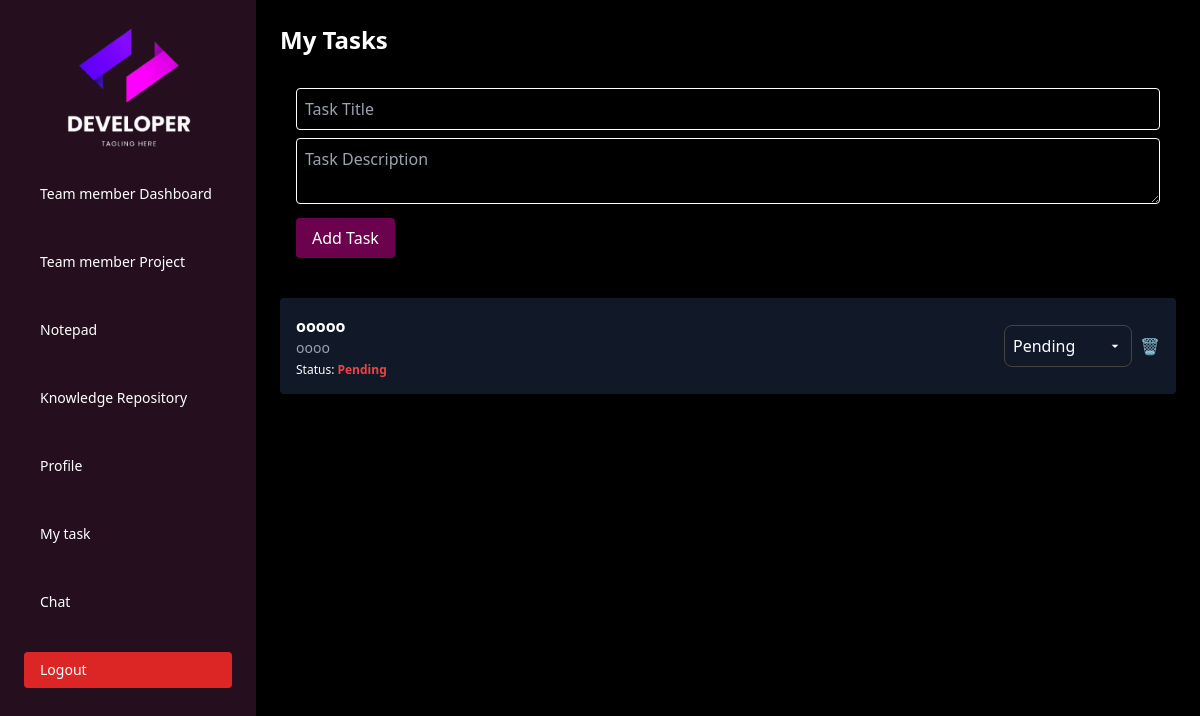
/teammember_task/ (signed in), run on an earlier commit of the app's database.
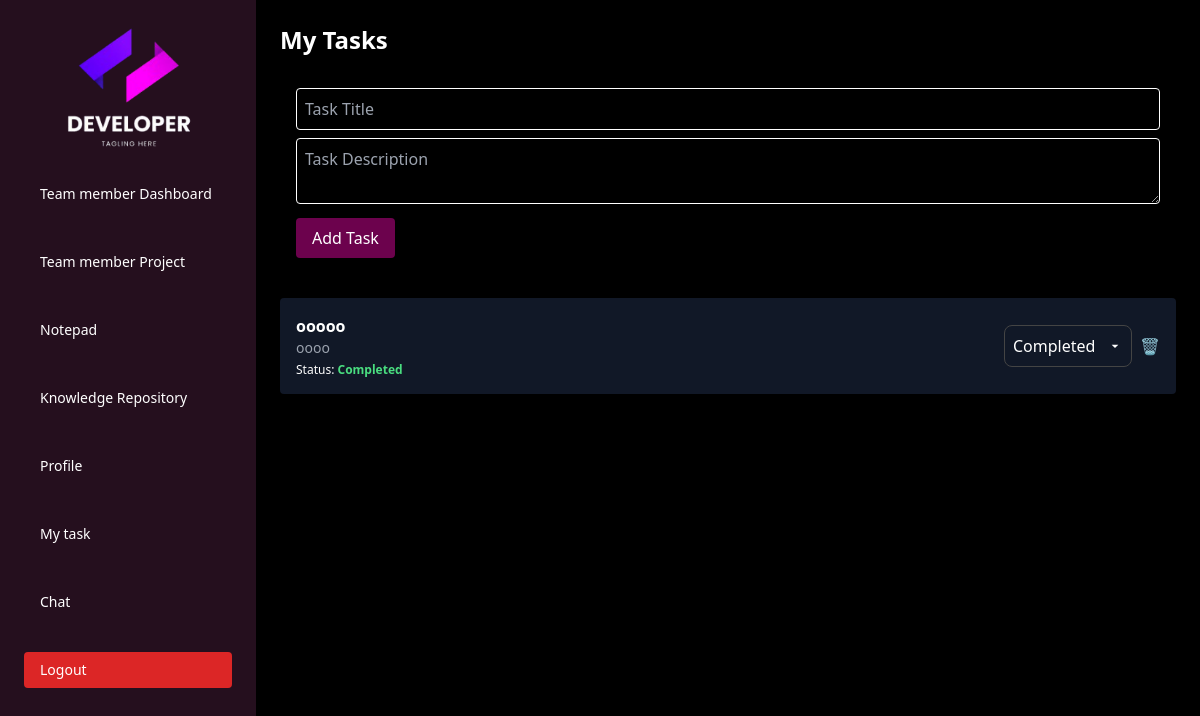
And on a later commit of the database.
### monitoringapp/models.py (models this page shows, shortened)
class Task(models.Model):
    STATUS_CHOICES = [
        ('pending', 'Pending'),
        ('in_progress', 'In Progress'),
        ('completed', 'Completed'),
    ]
    title = models.CharField(max_length=255)
    description = models.TextField(blank=True, null=True)
    assigned_to = models.ForeignKey(
        "User",
        on_delete=models.CASCADE,
        related_name="tasks_assigned"
    )
    created_by = models.ForeignKey(
        "User",
        on_delete=models.CASCADE,
        related_name="tasks_created",
        null=True,  # temporarily allow null for existing rows
        blank=True
    )
    status = models.CharField(max_length=20, choices=STATUS_CHOICES, default='pending')
    progress = models.IntegerField(default=0)  # percentage
    created_at = models.DateTimeField(auto_now_add=True)

### monitoringapp/views.py (the view, shortened to what this page needs)
# urls.py: path("teammember_task/", views.teammember_task, name="teammember_task"),
@never_cache
def teammember_task(request):
    user_id = request.session.get("user_id")
    if not user_id:   # 🔒 session expired or logged out
        return redirect("index")   # safer than showing error
    user = get_object_or_404(User, id=user_id)
    tasks = Task.objects.filter(created_by=user).order_by("-created_at")
    return render(request, "teammember_task.html", {"tasks": tasks})

### monitoringapp/context_processors.py (called while the page is built)
def logged_in_user(request):
    user = None
    is_team_lead = False
    if request.session.get("user_id"):
        try:
            user = User.objects.get(id=request.session["user_id"])
            if user.job_Position.lower() == "team lead":
                is_team_lead = True
        except User.DoesNotExist:
            pass
    return {"logged_in_user": user, "is_team_lead": is_team_lead}

### monitoringapp/templates/teammember_task.html (shortened to what this page needs)
{% load static %}
{% load tz %}
<!DOCTYPE html>
<html lang="en">
<head>
  <script src="https://cdn.tailwindcss.com"></script>
  <link rel="stylesheet" href="{% static 'css/admin.css' %}">
</head>
<body class="bg-black text-white font-sans select-none">
<div id="sidebar"
     class="fixed top-0 left-0 h-full w-64 bg-[#250f1e] overflow-y-auto text-white p-6 z-50 transform -translate-x-full md:translate-x-0 transition-transform duration-300 ease-in-out">  <div class="flex items-center justify-between mb-6">
    <div class="w-full flex justify-center select-none">
      <img src="{% static 'images/logo.png' %}" alt="Logo" class="w-32 h-32 object-contain">
    </div>
  </div>
  <nav class="select-none">
    <ul class="space-y-8 text-sm">
      <li>
        <a href="{% url 'teammember_dashboard' %}" class="block py-2 px-4 rounded hover:bg-white hover:text-black">Team member Dashboard</a>
      </li>
      <li>
        <a href="{% url 'teammember_project' %}" class="block py-2 px-4 rounded hover:bg-white hover:text-black">Team member Project</a>
      </li>
      <li>
        <a href="{% url 'teammember_notepad' %}" class="block py-2 px-4 rounded hover:bg-white hover:text-black">Notepad</a>
      </li>
      <li>
        <a href="{% url 'teammember_repository' %}" class="block py-2 px-4 rounded hover:bg-white hover:text-black">Knowledge Repository</a>
      </li>
      <li>
        <a href="{% url 'teammember_profile' %}" class="block py-2 px-4 rounded hover:bg-white hover:text-black">Profile</a>
      </li>
      <li>
        <a href="{% url 'teammember_task' %}" class="block py-2 px-4 rounded hover:bg-white hover:text-black">My task</a>
      </li>
      <li>
        <a href="{% url 'teammember_chat' %}" class="block py-2 px-4 rounded hover:bg-white hover:text-black">Chat</a>
      </li>
      <a href="{% url 'teammember_logout' %}"
       class="block py-2 px-4 rounded bg-red-600 text-white">
       Logout
    </a>
    </ul>
  </nav>
</div>
<div class="ml-0 md:ml-64 p-6 max-md:mt-[5rem]">
  <h1 class="text-2xl font-bold mb-4">My Tasks</h1>
  <form method="POST" class="mb-6 bg-transparent p-4 rounded">
    <input type="text" name="title" placeholder="Task Title"
      class="w-full p-2 mb-2 rounded text-black border border-white" required>
    <textarea name="description" placeholder="Task Description"
      class="w-full p-2 mb-2 rounded text-black border border-white"></textarea>
    <button type="submit" class="bg-[#6c024d] text-white px-4 py-2 rounded">
      Add Task
    </button>
  </form>
  <div class="space-y-4">
    {% for task in tasks %}
      <div class="task-item {% if task.status == 'completed' %}completed{% endif %} bg-gray-900 p-4 rounded shadow flex justify-between items-center">
        <div>
          <h2 class="font-semibold">{{ task.title }}</h2>
          <p class="text-sm text-gray-400">{{ task.description }}</p>
          <p class="text-xs mt-1">Status:
            <span class="font-bold
    {% if task.status == 'completed' %}
        text-green-400
    {% elif task.status == 'in_progress' %}
        text-yellow-400
    {% else %}
        text-red-500
    {% endif %}
">
    {{ task.get_status_display }}
</span>
          </p>
        </div>
        <div class="flex gap-2 items-center">
          <form method="POST" action="{% url 'update_task' task.id %}">
            <select name="status" class="status-select" onchange="this.form.submit()">
              <option value="pending" {% if task.status == 'pending' %}selected{% endif %}>Pending</option>
              <option value="completed" {% if task.status == 'completed' %}selected{% endif %}>Completed</option>
            </select>
          </form>
          <form method="POST" action="{% url 'delete_task' task.id %}">
            <button type="submit" class="text-red-500 hover:text-red-700" title="Delete Task">
              🗑️
            </button>
          </form>
        </div>
      </div>
    {% empty %}
      <p>No tasks yet.</p>
    {% endfor %}
  </div>
</div>
</body>
</html>

What changed in the data, as far as the page shows it:
changed Task "ooooo": status "Pending" → "Completed"
